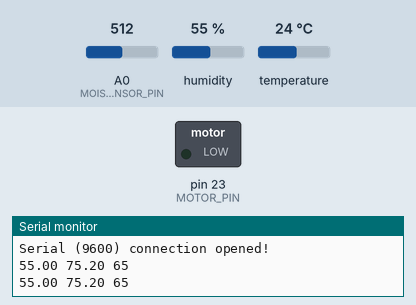
This sketch was run on a simulated Arduino Mega 2560, built with avr-gcc and run on an emulated ATmega2560. Parts: switched loads named in the sketch (green lamp = pin HIGH), the last lines printed to the serial monitor. The inputs (shaded band) are chosen by the test bench; at power-on: A0 (MOISTURE_SENSOR_PIN) = 512, humidity 55 %, temperature 24 °C. Pins used as bus, display or sensor lines are not drawn.

Above: at 1.8 s.
1.9 s: A0 (MOISTURE_SENSOR_PIN) set to 917
4.2 s: A0 (MOISTURE_SENSOR_PIN) set to 944
At 7.3 s:
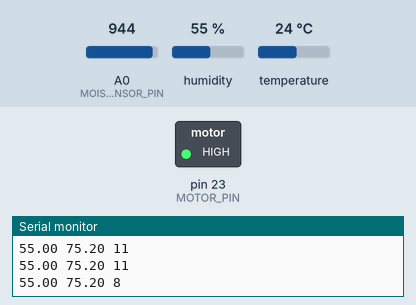
Timing chart, 0 to 17.5 s (numbered marks = the images above; inputs shaded):
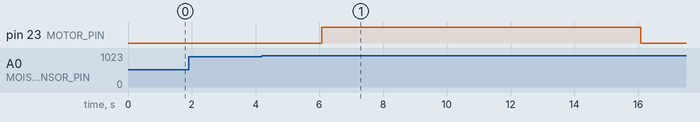

Measured:
- the behaviour switches between 929 and 930 on A0 (MOISTURE_SENSOR_PIN) (found by bisection; images 0 and 1)
- after the input at 4.2 s, pin 23 (MOTOR_PIN): LOW → HIGH after 1.9 s, → LOW 10.0 s later

The sketch:

motortoggle.ino
```cpp
#include "DHT.h"

//Digital pin associated with water pump
#define MOTOR_PIN 23
#define MOISTURE_SENSOR_PIN A0
#define MOISTURE_SENSOR_PWR 53

#define SENSOR_DELAY 10
#define LOOP_DELAY_MIN 10

#define DHTPIN 22 // what digital pin we're connected to
#define DHTTYPE DHT22 // DHT 22 (AM2302), AM2321 define

#define MOTOR_DURATION 10000 //how long to run the motor for (ms) define
#define MOISTURE_THRESHOLD 10 // percent water remaining define WETTEST_READING 258 define
#define DRIEST_READING 1004
#define WETTEST_READING 258

int WATER_MODE = false;
DHT dht(DHTPIN, DHTTYPE);

void setup() {
  Serial.begin(9600);
  Serial.println("Serial (9600) connection opened!");

  pinMode(MOTOR_PIN, OUTPUT);
  pinMode(MOISTURE_SENSOR_PWR, OUTPUT);
  pinMode(MOISTURE_SENSOR_PIN, INPUT);

  dht.begin();

  /*for (int t = 2048; t > 15; t/=2) {
    digitalWrite(MOTOR_PIN, HIGH);
    delay(t);
    digitalWrite(MOTOR_PIN, LOW);
    delay(t);
  }*/

}

void loop() {

  if (WATER_MODE) {
    runMotor();
    WATER_MODE = false;
    delay((uint32_t) LOOP_DELAY_MIN*60*10000);
  }

  // Reading temperature or humidity takes about 250 milliseconds!
  // Sensor readings may also be up to 2 seconds 'old' (its a very slow sensor)
  float h = dht.readHumidity();
  // Read temperature as Celsius (the default)
  float t = dht.readTemperature();
  // Read temperature as Fahrenheit (isFahrenheit = true)
  float f = dht.readTemperature(true);
  // Check if any reads failed and exit early (to try again).
  if (isnan(h) || isnan(t) || isnan(f)) {
    Serial.println("Failed to read from DHT sensor!");
    return;
  }
  // Compute heat index in Fahrenheit (the default)
  float hif = dht.computeHeatIndex(f, h);
  // Compute heat index in Celsius (isFahreheit = false)
  float hic = dht.computeHeatIndex(t, h, false);

  int mappedValue = readMoisture();
  Serial.print(h);
  Serial.print(" ");
  Serial.print(f);
  Serial.print(" ");
  Serial.print(mappedValue);

  if (mappedValue < MOISTURE_THRESHOLD) {
      WATER_MODE = true;
  }

  Serial.println();
  delay((uint32_t) 1000);
}

//converts the moisture sensor reading to a user friendly value
int moistureFn(int val) {
  float delta = DRIEST_READING - WETTEST_READING;
  float result = 0.0;

  val = val - WETTEST_READING;
  result = val / delta;
  result = result * 100;
  result = 100 - result;
  return (int) result;
}

int readMoisture() {
  digitalWrite(MOISTURE_SENSOR_PWR, HIGH);

  delay(SENSOR_DELAY);
  int sensorValue = analogRead(MOISTURE_SENSOR_PIN);
  int mappedValue = moistureFn(sensorValue);
  digitalWrite(MOISTURE_SENSOR_PWR, LOW);
  return mappedValue;
}

void runMotor() {
  digitalWrite(MOTOR_PIN, HIGH);
  delay(MOTOR_DURATION);
  digitalWrite(MOTOR_PIN, LOW);
}
```
